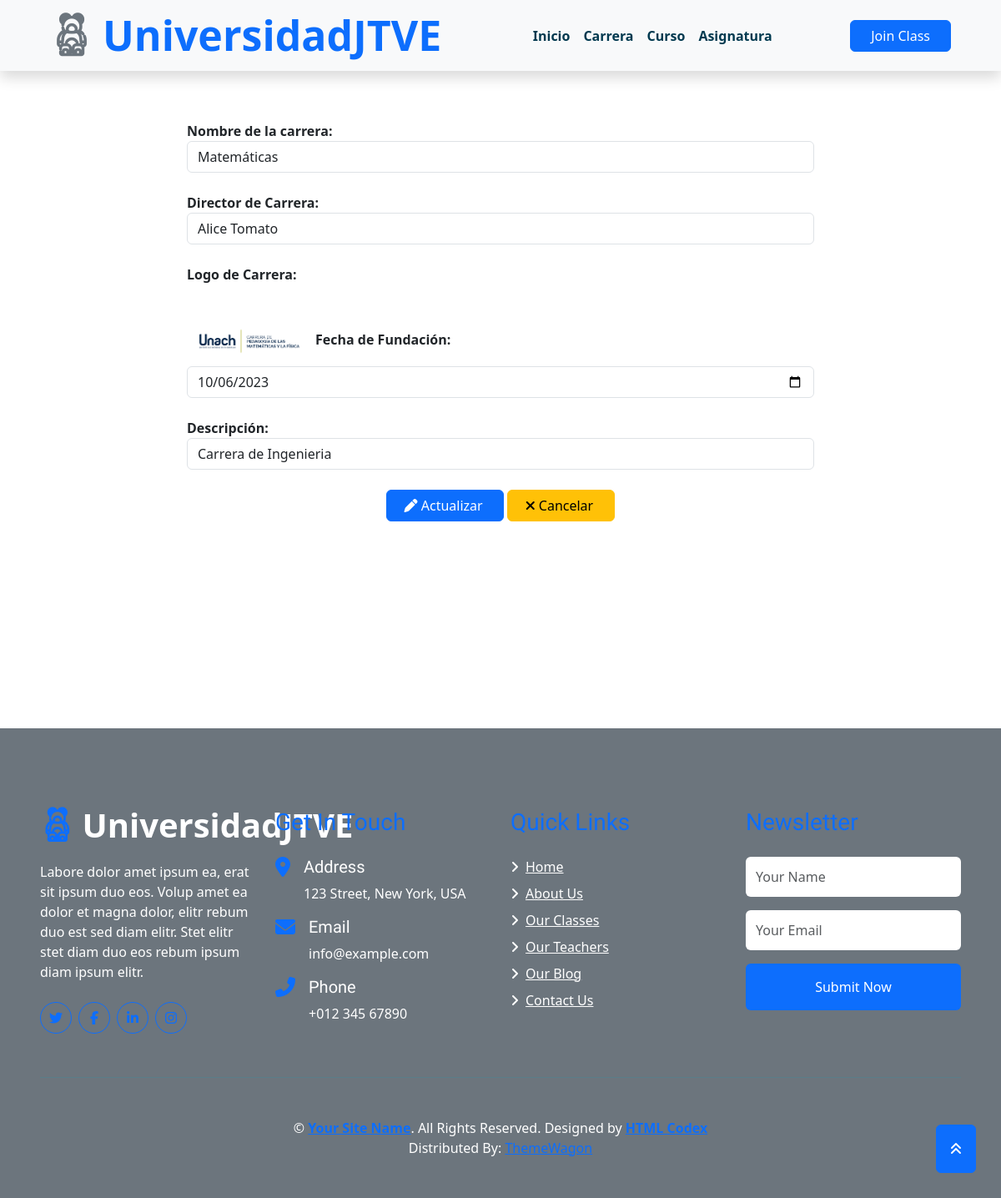
Screenshot of /editarCarrera/2 with the database file from the repository.
### Aplicaciones/MatriculasJTVE/models.py (models this page shows)
class carreraJTVE(models.Model):
    idCarreraJTVE=models.AutoField(primary_key=True)
    nombreCarreraJTVE=models.CharField(max_length=150)
    directorCarreraJTVE=models.CharField(max_length=150)
    logoCarreraJTVE=models.FileField(upload_to='carreraJTVE', null=True, blank=True)
    fechaFundacionCarreraJTVE = models.DateField()
    descripcionCarreraJTVE = models.TextField()

### Aplicaciones/MatriculasJTVE/views.py (the view)
# urls.py: path('editarCarrera/<idCarreraJTVE>', views.editarCarrera),
def editarCarrera(request, idCarreraJTVE):
    carreraEditar=carreraJTVE.objects.get(idCarreraJTVE=idCarreraJTVE)
    return render(request, 'editarCarrera.html', {'carrera': carreraEditar})

### Aplicaciones/MatriculasJTVE/templates/editarCarrera.html (shortened to what this page needs)
{% extends "./plantilla.html" %}
{% block contenido %}
{% load static %}
<div style="padding: 60px 30px 200px 30px;">
  <div class="row">
    <div class="col-md-2">
    </div>
    <div class="col-md-8">
      <form class="" action="/procesarinformacionCarrera/" method="post" enctype="multipart/form-data" id="frm_nuevo_cliente">
        <b>Nombre de la carrera:</b><br>
       <input type="text" name="nombreCarreraJTVE" value="{{carrera.nombreCarreraJTVE}}" id="nombreCarreraJTVE" placeholder="Ingrese el nombre de la carrera" class="form-control" required><br>
       <b>Director de Carrera:</b><br>
       <input type="text" name="directorCarreraJTVE" value="{{carrera.directorCarreraJTVE}}" id="directorCarreraJTVE" placeholder="Ingrese el director de Carrera" class="form-control" required><br>
       <b>Logo de Carrera:</b>
       <div class="custom-file">
           </div>
           {% if carrera.logoCarreraJTVE %}
               <img src="{{ carrera.logoCarreraJTVE.url }}" alt="{{ carrera.logoCarreraJTVE.name }}" height="60px">
           {% endif %}
       <b>Fecha de Fundación:</b>
        <input type="date" name="fechaFundacionCarreraJTVE" value="{{carrera.fechaFundacionCarreraJTVE|date:'Y-m-d'}}" id="fechaFundacionCarreraJTVE" placeholder="Ingrese la fecha de Fundación" class="form-control" required><br>
        <b>Descripción:</b><br>
        <input type="text" name="descripcionCarreraJTVE" value="{{carrera.descripcionCarreraJTVE}}" id="descripcionCarreraJTVE" placeholder="Ingrese la descripción de la carrera" class="form-control" required><br>
         <center>
           <button type="submit" name="button" class="btn btn-primary">&nbsp;&nbsp;<i class="fa-solid fa-pen"></i>&nbsp;Actualizar&nbsp;&nbsp;&nbsp;</button>
           <button type="reset" name="button" class="btn btn-warning" ><a href="/carrera" style="color:black; text-decoration: none;">&nbsp;&nbsp;<i class="fa-solid fa-xmark"></i>&nbsp;Cancelar&nbsp;&nbsp;&nbsp;</a></button>
         </center>
      </form>
    </div>
  </div>
</div>
  {% endblock %}

### rows the page displays
carreraJTVE: nombreCarreraJTVE "Matemáticas", directorCarreraJTVE "Alice Tomato", logoCarreraJTVE (picture), fechaFundacionCarreraJTVE "10/06/2023", descripcionCarreraJTVE "Carrera de Ingenieria"
